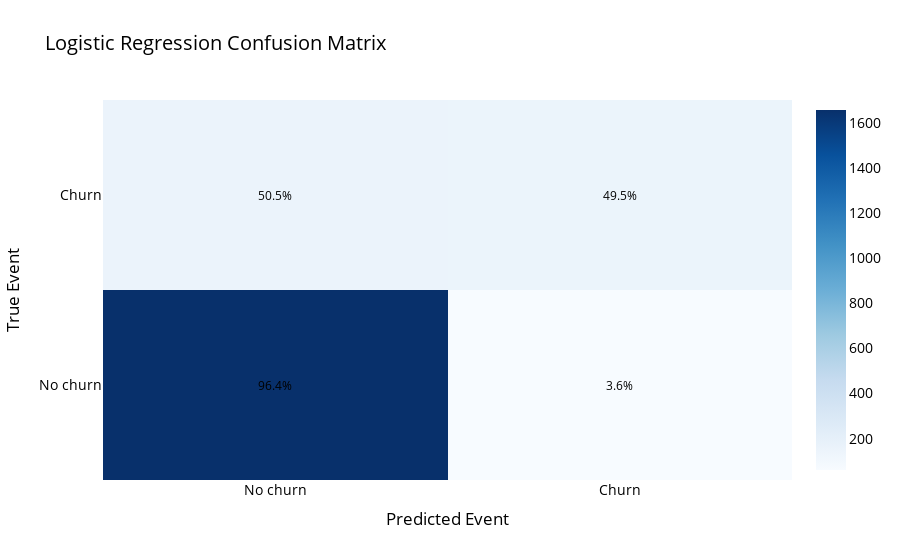

Source (notebook cell):
### Code cell
#Split the data in train and test
X_train, X_test, y_train, y_test = train_test_split(X, y, test_size=0.2, random_state=0)

# Train and evaluate models
lr = LogisticRegression()
lr.fit(X_train, y_train)
lr_pred = lr.predict(X_test)
print('Logistic Regression Accuracy:', accuracy_score(y_test, lr_pred))
lr_cm = confusion_matrix(y_test, lr_pred)
gen_cm_plotly(lr_cm)

### Figure 1 — Plotly figure (JSON) as saved in the notebook; plotly's stock layout.template omitted (floating-point values rounded to 4 significant figures)
{"data": [{"colorscale": [[0, "rgb(247,251,255)"], [0.125, "rgb(222,235,247)"], [0.25, "rgb(198,219,239)"], [0.375, "rgb(158,202,225)"], [0.5, "rgb(107,174,214)"], [0.625, "rgb(66,146,198)"], [0.75, "rgb(33,113,181)"], [0.875, "rgb(8,81,156)"], [1, "rgb(8,48,107)"]], "hovertemplate": "%{text}<extra></extra>", "text": [["Count: 1,656<br>Success: 96.4%", "Count: 61<br>Success: 3.6%"], ["Count: 156<br>Success: 50.5%", "Count: 153<br>Success: 49.5%"]], "type": "heatmap", "x": ["No churn", "Churn"], "y": ["No churn", "Churn"], "z": [[1656, 61], [156, 153]]}], "layout": {"annotations": [{"font": {"color": "black", "size": 12}, "showarrow": false, "text": "96.4%", "x": 0, "y": 0}, {"font": {"color": "black", "size": 12}, "showarrow": false, "text": "3.6%", "x": 1, "y": 0}, {"font": {"color": "black", "size": 12}, "showarrow": false, "text": "50.5%", "x": 0, "y": 1}, {"font": {"color": "black", "size": 12}, "showarrow": false, "text": "49.5%", "x": 1, "y": 1}], "font": {"color": "black", "size": 14}, "title": {"text": "Logistic Regression Confusion Matrix"}, "xaxis": {"title": {"text": "Predicted Event"}}, "yaxis": {"title": {"text": "True Event"}}}}
